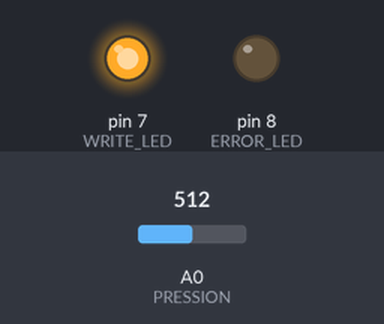
This sketch was run on a simulated Arduino Uno, built with avr-gcc and run on an emulated ATmega328P. Parts: output pins drawn as LEDs (lit = HIGH). The inputs (shaded band) are chosen by the test bench; at power-on: A0 (PRESSION) = 512. The local clock reads 2024-03-15 10:24:30 at power-on unless the sketch sets it; storage starts empty.

Above: at 0.5 s.
At 15.5 s:
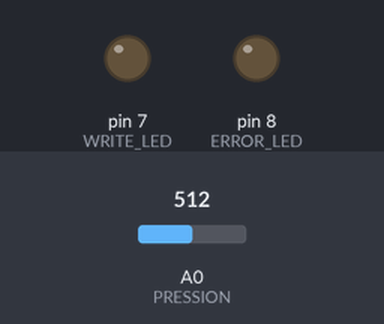
Timing chart, 0 to 39.0 s (numbered marks = the images above):
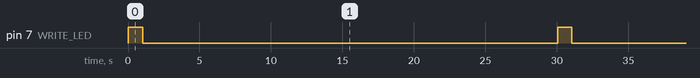

Measured:
- by itself, pin 7 (WRITE_LED): alternates HIGH for 1.0 s and LOW for 29.0 s

The sketch:

sketch.ino
```cpp
// Sit down! version 1.0.1
//
// SD card module
// ==============
// CS   - 10
// MOSI - 11
// MISO - 12
// CLK  - 13
//
// Real time clock module
// ======================
// SDA - A4
// SCL - A5

#include <SPI.h>
#include <Wire.h>
#include <RTClib.h>
#include <SD.h>

const int chipSelect = 10;
const int PRESSION = A0;
const int ERROR_LED = 8;
const int WRITE_LED = 7;

RTC_DS1307 RTC;

void setup() {
  pinMode(PRESSION, INPUT);
  pinMode(ERROR_LED, OUTPUT);
  pinMode(WRITE_LED, OUTPUT);

  Wire.begin();

  if(!RTC.isrunning() || !SD.begin(chipSelect)) {
    digitalWrite(ERROR_LED, HIGH);
    return;
  }
}

void loop() {
  digitalWrite(ERROR_LED, LOW);
  digitalWrite(WRITE_LED, LOW);
  int sensor = analogRead(PRESSION);
  String dataString = String(sensor);
  DateTime now = RTC.now();

  File dataFile = SD.open("datalog.csv", FILE_WRITE);

  if(dataFile) {
    printDatePart(dataFile, now.year(), "-");
    printDatePart(dataFile, now.month(), "-");
    printDatePart(dataFile, now.day(), " ");
    printDatePart(dataFile, now.hour(), ":");
    printDatePart(dataFile, now.minute(), ":");
    printDatePart(dataFile, now.second(), ",");
    dataFile.println(dataString);

    dataFile.close();
    digitalWrite(WRITE_LED, HIGH);
    delay(1000);
    digitalWrite(WRITE_LED, LOW);
    delay(29000);
  } else {
    digitalWrite(ERROR_LED, HIGH);
    delay(30000);
  }

}

void printDatePart(File file, int value, String separator) {
  maybePrintZero(file, value);
  file.print(value, DEC);
  file.print(separator);
}

void maybePrintZero(File file, int testValue) {
  if(testValue < 10) {
    file.print("0");
  }
}
```
